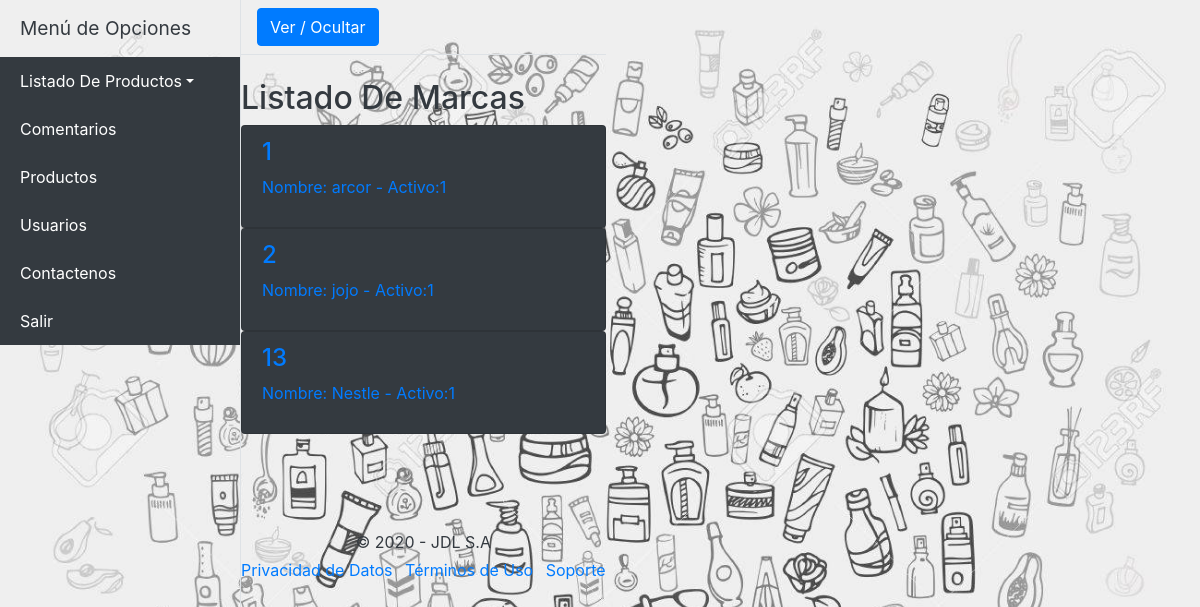
Screenshot of /mlibs/ordenmaz.php with the database file from the repository.
### tables this page shows
CREATE TABLE `marcas` (
  `id_marca` int(8) NOT NULL,
  `nombre_marca` varchar(50) DEFAULT NULL,
  `activo_marca` int(1) DEFAULT NULL
);

### mlibs/bodylm.php (the view, shortened to what this page needs)
<div class="d-flex" id="wrapper">
  <div class="bg-black border-right" id="sidebar-wrapper">
    <div class="sidebar-heading bg-black text-dark">Menú de Opciones</div>
      <div class="list-group list-group-flush">
      <a href="#pageSubmenu" data-toggle="collapse" aria-expanded="false" class="list-group-item list-group-item-action dropdown-toggle bg-dark text-white">Listado De Productos</a>
        <a href="../comentarios/" class="list-group-item list-group-item-action bg-dark text-white">Comentarios</a>
        <a href="../productos/" class="list-group-item list-group-item-action bg-dark text-white">Productos</a>
        <a href="../usuarios/" class="list-group-item list-group-item-action bg-dark text-white">Usuarios</a>
        <a href="../contacto/" class="list-group-item list-group-item-action bg-dark text-white">Contactenos</a>
        <a href="../" class="list-group-item list-group-item-action bg-dark text-white">Salir</a>
      </div>
    </div>
  <div id="page-content-wrapper align-self-center" >
    <nav class="navbar navbar-expand-lg navbar-light bg-black border-bottom">
      <button class="btn btn-primary" id="menu-toggle">Ver / Ocultar</button>
    </nav>
    <div class="mt-4 align-self-center text-left">
      <div class="mt-4 text-dark">
        <h2 class="mt-4">Listado De Marcas</h2>
      </div>
      <?php
      	$long = count($marcas);
      	for($i=0; $i< $long; $i++){
      ?>
	    <div class="list-group">
        <a 	<?php echo "href=modifica.php?id_marca=".$marcas[$i]['id_marca'];?>
			   	class="list-group-item bg-dark">
			  	<h4 class="list-group-item-heading"> <?php echo $marcas[$i]['id_marca'] ."";?> </h4>
          <p class="list-group-item-text"><?php 	echo "Nombre: " . $marcas[$i]['nombre_marca'] ." - Activo:";
                                                  echo $marcas[$i]['activo_marca'] ."";
                                                  ?>
          </p>
			  </a>
      </div>
	    <?php  } ?>
    </div>
    <?php
      include "footer.php"
    ?>
  </div>
</div>

### libs/css/simple-sidebar.css (style rules this page uses)
body { overflow-x: hidden; }
#sidebar-wrapper { min-height: 100vh; margin-left: -15rem; -webkit-transition: margin .25s ease-out; -moz-transition: margin .25s ease-out; -o-transition: margin .25s ease-out; transition: margin .25s ease-out; }
#sidebar-wrapper .sidebar-heading { padding: 0.875rem 1.25rem; font-size: 1.2rem; }
#sidebar-wrapper .list-group { width: 15rem; }
@media (min-width: 768px) { #sidebar-wrapper { margin-left: 0; } }

### rows the page displays
marcas: id_marca "1", nombre_marca "arcor", activo_marca "1"
marcas: id_marca "2", nombre_marca "jojo", activo_marca "1"
marcas: id_marca "13", nombre_marca "Nestle", activo_marca "1"
